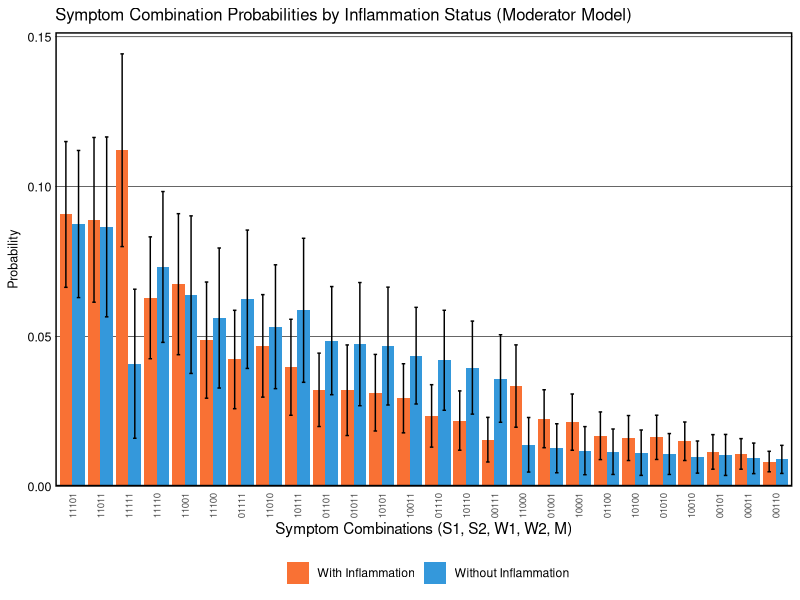

Here is the R script that generated this plot:
## ---- chunk 1

## ---- chunk 2
# Load required packages
library(tidyverse)
library(mvtnorm)
library(MASS)
library(flextable)
library(officer)
## ---- chunk 3
# Setting seed for reproducibility
set.seed(123)

# Combinations of binary criteria
combinations <- expand.grid(c(0,1), c(0,1), c(0,1), c(0,1), c(0,1))
## ---- chunk 4
# Function to ensure the values fall between 0 and 4
rescale <- function(x) {
  min_val <- min(x)
  max_val <- max(x)
  return((x - min_val) / (max_val - min_val) * 4)
}
## ---- chunk 5
generate_correlated_binary <- function(n, p1, p2, cor) {
  means <- c(0, 0)
  sigma <- matrix(c(1, cor, cor, 1), 2, 2)
  bvn <- mvrnorm(n, mu = means, Sigma = sigma)
  
  threshold_L <- qnorm(1 - p1)
  threshold_I <- qnorm(1 - p2)
  
  L <- ifelse(bvn[,1] > threshold_L, 1, 0)
  I <- ifelse(bvn[,2] > threshold_I, 1, 0)
  
  return(data.frame(L = L, I = I))
}
## ---- chunk 6
# Number of individuals and simulations
n <- 10000
n_sims <- 100

# Matrices to accumulate the results of each simulation
results_WITH_inflammation <- matrix(0, ncol = 2^5, nrow = n_sims)
results_WITHOUT_inflammation <- matrix(0, ncol = 2^5, nrow = n_sims)

# Vectors to track sample sizes
n_WITH_inflammation <- numeric(n_sims)
n_WITHOUT_inflammation <- numeric(n_sims)

# Vectors to track symptom severity means
severity_WITH_inflammation <- numeric(n_sims)
severity_WITHOUT_inflammation <- numeric(n_sims)
## ---- chunk 7
for(sim in 1:n_sims) {
  # Generate correlated binary latent variables L (PTSD) and I (Inflammation)
  latent_vars <- generate_correlated_binary(n, p1 = 0.8, p2 = 0.5, cor = 0.6)
  L <- latent_vars$L
  I <- latent_vars$I
  
  # Define model parameters
  # Baseline effects (λ₀): effect of L when I = 0
  lambda_S1 <- 0.91  # Strong indicator
  lambda_S2 <- 0.91  # Strong indicator
  lambda_M  <- 0.90  # Medium indicator
  lambda_W1 <- 0.60  # Weak indicator
  lambda_W2 <- 0.60  # Weak indicator
  
  # Moderation effects (γ): additional effect when I = 1
  gamma_S1 <- 0.2275  # 25% amplification
  gamma_S2 <- 0.2275  # 25% amplification
  gamma_M  <- 0.1800  # 20% amplification
  gamma_W1 <- 0.0900  # 15% amplification
  gamma_W2 <- 0.0900  # 15% amplification
  
  # Standard deviations
  sd_strong <- 0.7
  sd_medium <- 1.0
  sd_weak   <- 1.2
  
  # MODERATOR MODEL: Symptom_i = (λ₀ + γ × I) × L + ε
  # Inflammation only affects symptoms through moderation of L's effect
  # When L = 0, inflammation has NO effect on symptoms
  
  # Strong indicators
  S1 <- rescale((lambda_S1 + gamma_S1 * I) * L + rnorm(n, mean = 2, sd = sd_strong))
  S2 <- rescale((lambda_S2 + gamma_S2 * I) * L + rnorm(n, mean = 2, sd = sd_strong))
  
  # Medium indicator
  M  <- rescale((lambda_M + gamma_M * I) * L + rnorm(n, mean = 2, sd = sd_medium))
  
  # Weak indicators
  W1 <- rescale((lambda_W1 + gamma_W1 * I) * L + rnorm(n, mean = 2, sd = sd_weak))
  W2 <- rescale((lambda_W2 + gamma_W2 * I) * L + rnorm(n, mean = 2, sd = sd_weak))
  
  # Combine into a data frame
  data <- data.frame(L, I, S1, S2, W1, W2, M)
  
  # Creating binary variables for all indicators
  data <- data %>%
    mutate(
      S1_positive = S1 >= 2,
      S2_positive = S2 >= 2,
      W1_positive = W1 >= 2,
      W2_positive = W2 >= 2,
      M_positive = M >= 2
    )
  
  # Calculate a new column that counts how many criteria are met for each individual
  data <- data %>%
    mutate(criteria_met = S1_positive + S2_positive + 
                          W1_positive + W2_positive + 
                          M_positive)
  
  # Filter the dataset to keep only those individuals that meet at least 2 criteria
  filtered_data <- data %>%
    filter(criteria_met >= 2)
  
# Calculate symptom severity (sum of all 5 symptom ratings)
filtered_data <- filtered_data %>%
  mutate(severity = S1 + S2 + M + W1 + W2)

# Split into inflammation groups
filtered_WITH_I <- filtered_data %>% filter(I == 1)
filtered_WITHOUT_I <- filtered_data %>% filter(I == 0)

# === Severity-based sampling for equal groups ===
# Calculate mean and SD of severity in inflammation group
mean_severity_WITH <- mean(filtered_WITH_I$severity)
sd_severity_WITH <- sd(filtered_WITH_I$severity)

# Define selection range: mean ± 0.5 SD
lower_bound <- mean_severity_WITH - 0.5 * sd_severity_WITH
upper_bound <- mean_severity_WITH + 0.5 * sd_severity_WITH

# Select non-inflammation individuals within this severity range
filtered_WITHOUT_I_eligible <- filtered_WITHOUT_I %>%
  filter(severity >= lower_bound & severity <= upper_bound)

# Determine sample size (minimum of both groups)
n_sample <- min(nrow(filtered_WITH_I), nrow(filtered_WITHOUT_I_eligible))

# Random sample from both groups to get equal sizes
if(n_sample > 5) {
  filtered_WITH_I <- filtered_WITH_I %>% sample_n(n_sample)
  filtered_WITHOUT_I <- filtered_WITHOUT_I_eligible %>% sample_n(n_sample)
}

# Track sample sizes
n_WITH_inflammation[sim] <- nrow(filtered_WITH_I)
n_WITHOUT_inflammation[sim] <- nrow(filtered_WITHOUT_I)

# Track severity means (to verify matching worked)
severity_WITH_inflammation[sim] <- mean(filtered_WITH_I$severity)
severity_WITHOUT_inflammation[sim] <- mean(filtered_WITHOUT_I$severity)
  
  # === Calculate for WITH inflammation group ===
  if(nrow(filtered_WITH_I) > 5) {  # Need sufficient data for covariance
    cov_matrix_WITH <- cov(filtered_WITH_I[, c("S1", "S2", "W1", "W2", "M")])
    means_WITH <- colMeans(filtered_WITH_I[, c("S1", "S2", "W1", "W2", "M")])
    
    for(i in 1:nrow(combinations)){
      lower <- as.numeric(ifelse(combinations[i,] == 1, 2, -Inf))
      upper <- as.numeric(ifelse(combinations[i,] == 1, Inf, 2))
      results_WITH_inflammation[sim, i] <- pmvnorm(lower = lower, 
                                                   upper = upper, 
                                                   mean = means_WITH, 
                                                   sigma = cov_matrix_WITH)
    }
  }
  
  # === Calculate for WITHOUT inflammation group ===
  if(nrow(filtered_WITHOUT_I) > 5) {  # Need sufficient data for covariance
    cov_matrix_WITHOUT <- cov(filtered_WITHOUT_I[, c("S1", "S2", "W1", "W2", "M")])
    means_WITHOUT <- colMeans(filtered_WITHOUT_I[, c("S1", "S2", "W1", "W2", "M")])
    
    for(i in 1:nrow(combinations)){
      lower <- as.numeric(ifelse(combinations[i,] == 1, 2, -Inf))
      upper <- as.numeric(ifelse(combinations[i,] == 1, Inf, 2))
      results_WITHOUT_inflammation[sim, i] <- pmvnorm(lower = lower, 
                                                      upper = upper, 
                                                      mean = means_WITHOUT, 
                                                      sigma = cov_matrix_WITHOUT)
    }
  }
}
## ---- chunk 8
# === Process results for WITH inflammation group ===
derived_probs_WITH <- data.frame(
  Combination = paste(combinations[,1], 
                      combinations[,2], 
                      combinations[,3], 
                      combinations[,4], 
                      combinations[,5], sep=""),
  Mean_Probability = apply(results_WITH_inflammation, 2, mean),
  SD_Probability = apply(results_WITH_inflammation, 2, sd),
  Group = "With Inflammation")

# === Process results for WITHOUT inflammation group ===
derived_probs_WITHOUT <- data.frame(
  Combination = paste(combinations[,1], 
                      combinations[,2], 
                      combinations[,3], 
                      combinations[,4], 
                      combinations[,5], sep=""),
  Mean_Probability = apply(results_WITHOUT_inflammation, 2, mean),
  SD_Probability = apply(results_WITHOUT_inflammation, 2, sd),
  Group = "Without Inflammation")

# Combine both groups
derived_probs_combined <- rbind(derived_probs_WITH, derived_probs_WITHOUT)

# Determine which combinations meet 2 out of 5 criteria
derived_probs_combined$MeetsCriteria <- ifelse(rowSums(combinations) >= 2, TRUE, FALSE)

# Filter to only include combinations that meet the criteria
filtered_probs_combined <- derived_probs_combined %>% 
  filter(MeetsCriteria) %>%
  arrange(Group, desc(Mean_Probability))

# Add abbreviations for x-axis
# We'll rank combinations by their average probability across both groups
avg_probs <- derived_probs_combined %>%
  filter(MeetsCriteria) %>%
  group_by(Combination) %>%
  summarise(Avg = mean(Mean_Probability)) %>%
  arrange(desc(Avg))

filtered_probs_combined$Rank <- match(filtered_probs_combined$Combination, avg_probs$Combination)

# Report average sample sizes
cat("Average sample sizes across simulations:\n")
cat("With Inflammation:", round(mean(n_WITH_inflammation), 1), "\n")
cat("Without Inflammation:", round(mean(n_WITHOUT_inflammation), 1), "\n")

# Report average symptom severity (to verify groups are matched)
cat("\nAverage symptom severity across simulations:\n")
cat("With Inflammation:", round(mean(severity_WITH_inflammation), 2), "\n")
cat("Without Inflammation:", round(mean(severity_WITHOUT_inflammation), 2), "\n")
## ---- chunk 9
# Add MeetsCriteria column to individual dataframes
derived_probs_WITH$MeetsCriteria <- ifelse(rowSums(combinations) >= 2, TRUE, FALSE)
derived_probs_WITHOUT$MeetsCriteria <- ifelse(rowSums(combinations) >= 2, TRUE, FALSE)

# Show ALL results for WITH inflammation
cat("\n=== WITH INFLAMMATION (all combinations meeting criteria) ===\n")
print(derived_probs_WITH %>% 
        filter(MeetsCriteria) %>% 
        arrange(desc(Mean_Probability)))

# Show ALL results for WITHOUT inflammation
cat("\n=== WITHOUT INFLAMMATION (all combinations meeting criteria) ===\n")
print(derived_probs_WITHOUT %>% 
        filter(MeetsCriteria) %>% 
        arrange(desc(Mean_Probability)))
## ---- chunk 10
# Define the theme for the figure
Theme_Figure_1a <- 
  theme(
    plot.title = element_text(size=12),
    axis.title.y = element_text(size=9, 
                                margin = margin(t = 0, r = 0, b = 0, l = 0)),
    axis.text.x = element_text(size = 7, angle = 90, hjust = 1, vjust = 0.5),
    axis.text.y = element_text(size=9, 
                               color = "black", 
                               margin = margin(t = 0, r = 0, b = 0, l = 5)),
    axis.ticks = element_blank(),
    panel.grid.major.x = element_blank(), 
    panel.grid.major.y = element_line(size=.2, 
                                      color="black"), 
    panel.grid.minor.y = element_blank(), 
    panel.border = element_rect(colour = "black", 
                                fill=NA, 
                                size=1),
    panel.background = element_rect(fill = "white"),
    legend.position = "bottom")

# Plot with two colors
ggplot(filtered_probs_combined, aes(x = reorder(Combination, -Mean_Probability), 
                                     y = Mean_Probability,
                                     fill = Group)) +
  geom_bar(stat = "identity", position = position_dodge(width = 0.9)) +
  geom_errorbar(aes(ymin = Mean_Probability - SD_Probability, 
                    ymax = Mean_Probability + SD_Probability), 
                position = position_dodge(width = 0.9),
                width = 0.25) +
  scale_fill_manual(values = c("With Inflammation" = "#F97134", 
                                "Without Inflammation" = "#3498db")) +
  scale_y_continuous(expand = expansion(mult = c(0, 0.05))) +
  labs(title = "Symptom Combination Probabilities by Inflammation Status (Moderator Model)", 
       x = "Symptom Combinations (S1, S2, W1, W2, M)", 
       y = "Probability",
       fill = "") + 
  Theme_Figure_1a
